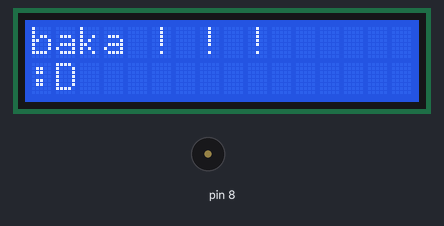
The sketch below on a simulated Arduino Uno, built with avr-gcc and run on an emulated ATmega328P. On the bench: 16×2 character LCD, buzzer (waves = sounding). Random numbers use the default seed unless the sketch sets one.

Above: at 0.39 s.
At 8.01 s:
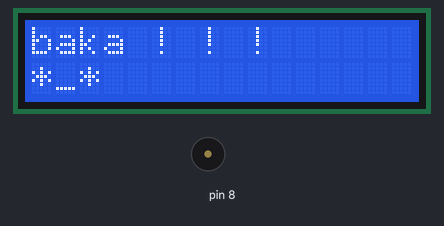
At 19.24 s:
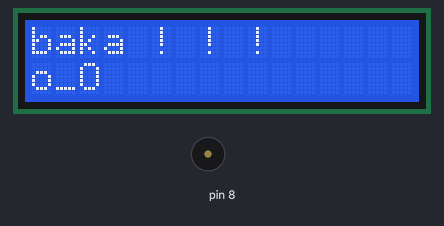
At 39.89 s:
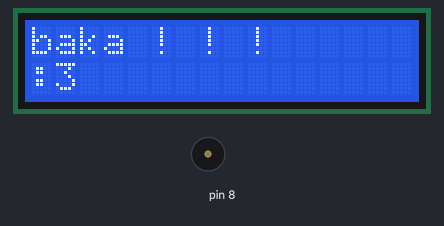
Timing chart, 0 to 40.0 s (numbered marks = the images above):
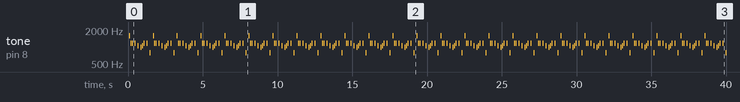

Measured:
- by itself, tone on pin 8: repeats every 1.6 s: 2 × (silent 0.05 s, 1176 Hz 0.05 s), silent 0.15 s, 1176 Hz 0.05 s, silent 0.15 s, 1048 Hz 0.05 s, silent 0.15 s, 988 Hz 0.05 s, silent 0.05 s, 1048 Hz 0.05 s, silent 0.05 s, 2 × (1176 Hz 0.05 s, silent 0.15 s), 784 Hz 0.05 s, silent 0.15 s, 1568 Hz 0.05 s

The sketch:

musicBaka.ino
```cpp
#include<LiquidCrystal.h>
LiquidCrystal lcd(13,12,6,5,4,2);

// buzzer pin 8


const int octave[7] = {262, 294, 330, 349, 392, 440, 494};
const int duration = 50;
int msg = 0;

void setup(){
  lcd.begin(16,2);
  lcd.print("baka ! ! !");
}


void loop(){

  lcd.setCursor(0, 0);
  lcd.clear();
  lcd.print("baka ! ! !");
  lcd.setCursor(0, 1);

  msg = random(4);
  switch(msg){
    case 0 : lcd.print(":3"); break;
    case 1 : lcd.print("o_O"); break;
    case 2 : lcd.print("*_*"); break;
    case 3 : lcd.print(":D"); break;
  }


  tone(8, octave[4] * 4,duration);
  delay(duration * 2);
  tone(8, octave[1] * 4,duration);
  delay(duration * 2);
  tone(8, octave[1] * 4, duration);
  delay(duration * 4);
  tone(8, octave[1] * 4, duration);
  delay(duration * 4);
  tone(8, octave[0] * 4, duration);
  delay(duration * 4);
  tone(8, octave[6] * 2, duration);
  delay(duration * 2);
  tone(8, octave[0] * 4, duration);
  delay(duration * 2);
  tone(8, octave[1] * 4, duration);
  delay(duration * 4);
  tone(8, octave[1] * 4, duration);
  delay(duration * 4);
  tone(8, octave[4] * 2, duration);
  delay(duration * 4);
}
```
